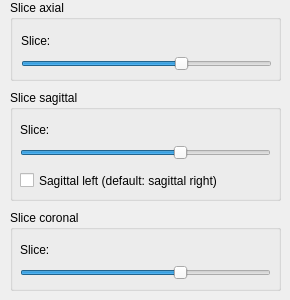
        <widget class="QWidget" name="tab_10">
         <attribute name="title">
          <string>Slices visualization</string>
         </attribute>
         <widget class="QGroupBox" name="groupBox_12">
          <property name="geometry">
           <rect>
            <x>10</x>
            <y>0</y>
            <width>271</width>
            <height>81</height>
           </rect>
          </property>
          <property name="title">
           <string>Slice axial</string>
          </property>
          <widget class="QWidget" name="layoutWidget">
           <property name="geometry">
            <rect>
             <x>11</x>
             <y>31</y>
             <width>251</width>
             <height>40</height>
            </rect>
           </property>
           <layout class="QVBoxLayout" name="verticalLayout_3">
            <item>
             <widget class="QLabel" name="num_slice_axial_label">
              <property name="text">
               <string>Slice:</string>
              </property>
             </widget>
            </item>
            <item>
             <widget class="QSlider" name="num_slice_axial_horizontalSlider">
              <property name="minimum">
               <number>1</number>
              </property>
              <property name="maximum">
               <number>146</number>
              </property>
              <property name="value">
               <number>95</number>
              </property>
              <property name="orientation">
               <enum>Qt::Horizontal</enum>
              </property>
             </widget>
            </item>
           </layout>
          </widget>
         </widget>
         <widget class="QGroupBox" name="groupBox_13">
          <property name="geometry">
           <rect>
            <x>10</x>
            <y>90</y>
            <width>271</width>
            <height>111</height>
           </rect>
          </property>
          <property name="title">
           <string>Slice sagittal</string>
          </property>
          <widget class="QCheckBox" name="sagittal_left_checkBox">
           <property name="geometry">
            <rect>
             <x>10</x>
             <y>80</y>
             <width>261</width>
             <height>21</height>
            </rect>
           </property>
           <property name="text">
            <string>Sagittal left (default: sagittal right)</string>
           </property>
           <property name="checked">
            <bool>false</bool>
           </property>
          </widget>
          <widget class="QWidget" name="layoutWidget">
           <property name="geometry">
            <rect>
             <x>10</x>
             <y>30</y>
             <width>251</width>
             <height>40</height>
            </rect>
           </property>
           <layout class="QVBoxLayout" name="verticalLayout_4">
            <item>
             <widget class="QLabel" name="num_slice_sagittal_label">
              <property name="text">
               <string>Slice:</string>
              </property>
             </widget>
            </item>
            <item>
             <widget class="QSlider" name="num_slice_sagittal_horizontalSlider">
              <property name="minimum">
               <number>1</number>
              </property>
              <property name="maximum">
               <number>146</number>
              </property>
              <property name="value">
               <number>95</number>
              </property>
              <property name="orientation">
               <enum>Qt::Horizontal</enum>
              </property>
             </widget>
            </item>
           </layout>
          </widget>
         </widget>
         <widget class="QGroupBox" name="groupBox_14">
          <property name="geometry">
           <rect>
            <x>10</x>
            <y>210</y>
            <width>271</width>
            <height>81</height>
           </rect>
          </property>
          <property name="title">
           <string>Slice coronal</string>
          </property>
          <widget class="QWidget" name="layoutWidget">
           <property name="geometry">
            <rect>
             <x>10</x>
             <y>30</y>
             <width>251</width>
             <height>40</height>
            </rect>
           </property>
           <layout class="QVBoxLayout" name="verticalLayout_5">
            <item>
             <widget class="QLabel" name="num_slice_coronal_label">
              <property name="text">
               <string>Slice:</string>
              </property>
             </widget>
            </item>
            <item>
             <widget class="QSlider" name="num_slice_coronal_horizontalSlider">
              <property name="minimum">
               <number>1</number>
              </property>
              <property name="maximum">
               <number>146</number>
              </property>
              <property name="value">
               <number>95</number>
              </property>
              <property name="orientation">
               <enum>Qt::Horizontal</enum>
              </property>
             </widget>
            </item>
           </layout>
          </widget>
         </widget>
        </widget>
